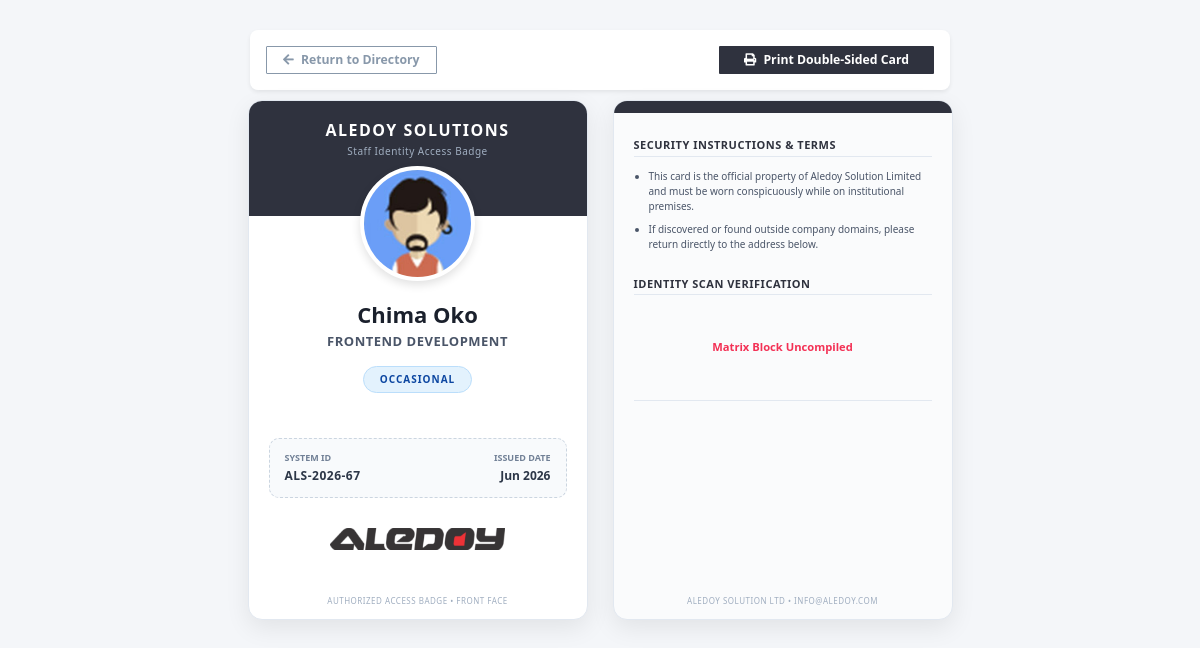
The page /acms/view_id.php?id=2 (signed in) on the database as committed earlier.
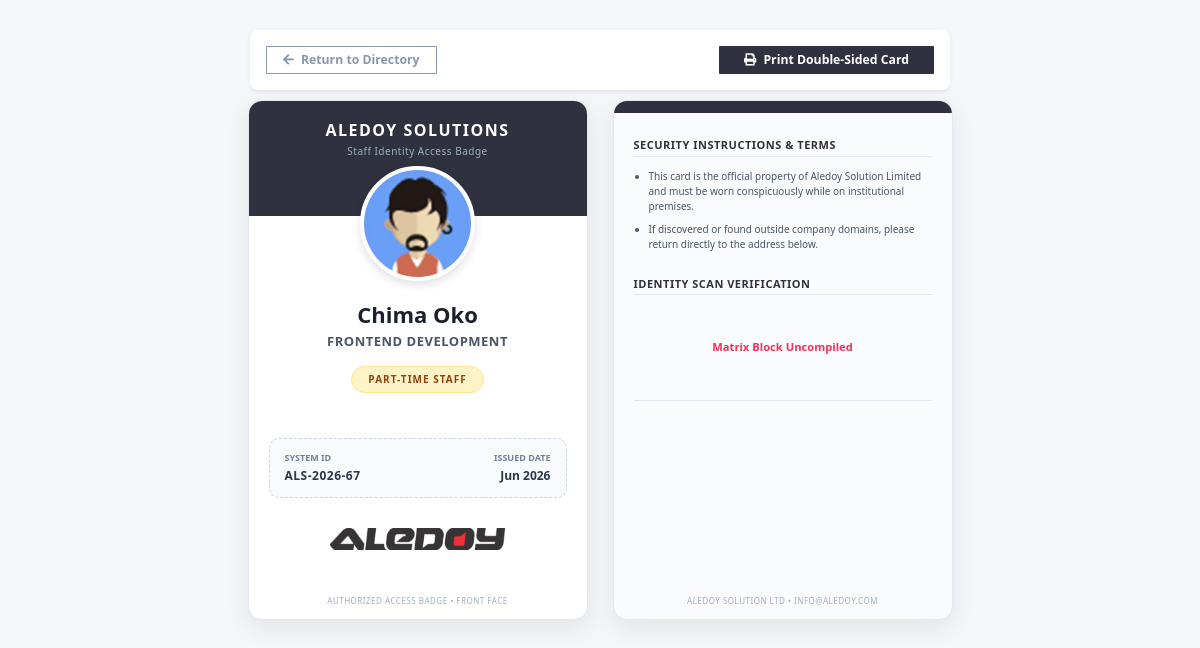
The same page on the database as committed later.
### tables this page shows
CREATE TABLE `staff` (
  `id` int(10) UNSIGNED NOT NULL,
  `staff_id` varchar(50) NOT NULL,
  `firstname` varchar(100) NOT NULL,
  `lastname` varchar(100) NOT NULL,
  `email` varchar(150) NOT NULL,
  `phone` varchar(20) NOT NULL DEFAULT 'NULL',
  `staff_type` enum('main','academy','part-time') NOT NULL,
  `course` varchar(100) NOT NULL DEFAULT 'NULL',
  `date_created` datetime NOT NULL DEFAULT current_timestamp()
);

### acms/view_id.php (the view, shortened to what this page needs)
<?php
require_once __DIR__ . '/connection/connect.php';
$staff_id_pk = isset($_GET['id']) ? (int)$_GET['id'] : 0;
$query = "SELECT * FROM staff WHERE id = $staff_id_pk LIMIT 1";
$result = mysqli_query($db, $query);
$staff = mysqli_fetch_assoc($result);
$passport_photo = !empty($staff['passport_image']) && file_exists(__DIR__ . '/' . $staff['passport_image'])
    ? htmlspecialchars($staff['passport_image'])
    : 'images/users/d1.jpg';
$qr_code_img = !empty($staff['qr_code']) && file_exists(__DIR__ . '/' . $staff['qr_code'])
    ? htmlspecialchars($staff['qr_code'])
    : '';
$staff_type_clean = strtolower(trim($staff['staff_type'] ?? 'main'));
if ($staff_type_clean === 'main' || $staff_type_clean === 'admin') {
    $badge_class = 'badge-main';
    $badge_title = 'MAIN STAFF';
} else if ($staff_type_clean === 'part-time') {
    $badge_class = 'badge-part-time';
    $badge_title = 'PART-TIME STAFF';
} else {
    $badge_class = 'badge-academy';
    $badge_title = strtoupper(htmlspecialchars($staff['staff_type']));
}
?>
<!DOCTYPE html>
<html lang="en">
<head>
    <link href="css/style.min.css" rel="stylesheet">
</head>
<body>
    <div class="control-panel-wrapper no-print">
        <div class="d-flex justify-content-between align-items-center bg-white p-3 shadow-sm" style="border-radius: 8px; border: none;">
            <a href="staff_list.php" class="btn btn-outline-secondary btn-sm fw-bold px-3">
                <i class="fa fa-arrow-left me-1"></i> Return to Directory
            </a>
            <button onclick="window.print();" class="btn btn-sm text-white fw-bold px-4" style="background-color: #2F323E;">
                <i class="fa fa-print me-1"></i> Print Double-Sided Card
            </button>
        </div>
    </div>
    <div class="badge-print-container">
        <div class="id-badge-canvas">
            <div class="badge-header-band">
                <h5 class="brand-title">Aledoy Solutions</h5>
                <p class="brand-subtitle">Staff Identity Access Badge</p>
            </div>
            <div class="badge-avatar-container">
                <img src="<?php echo $passport_photo; ?>" alt="Staff Passport Pic" class="badge-avatar-frame">
            </div>
            <div class="badge-body-content">
                <h2 class="staff-fullname"><?php echo htmlspecialchars($staff['firstname'] . ' ' . $staff['lastname']); ?></h2>
                <p class="staff-role-dept"><?php echo htmlspecialchars($staff['course'] ?: 'Enterprise Infrastructure'); ?></p>
                <span class="type-pill <?php echo $badge_class; ?>"><?php echo $badge_title; ?></span>
                <div class="metadata-grid">
                    <div class="metadata-item">
                        <div class="metadata-label">System ID</div>
                        <div class="metadata-value" style="letter-spacing: 0.5px;"><?php echo htmlspecialchars($staff['staff_id']); ?></div>
                    </div>
                    <div class="metadata-item right">
                        <div class="metadata-label">Issued Date</div>
                        <div class="metadata-value">
                            <?php
                            echo (!empty($staff['date_created']) && $staff['date_created'] !== '0000-00-00 00:00:00')
                                ? date('M Y', strtotime($staff['date_created']))
                                : date('M Y');
                            ?>
                        </div>
                    </div>
                </div>
                <div class="company-logo"><img src="../acms/images/logo.png" alt="Company Logo" style="margin-top: 30px;"> </div>
            </div>
            <div class="badge-system-footer-text">
                Authorized Access Badge • Front Face
            </div>
        </div>
        <div class="id-badge-canvas" style="background-color: #fafbfc;">
            <div class="back-header-line"></div>
            <div class="back-body-content">
                <h4 class="terms-heading">Security Instructions & Terms</h4>
                <ul class="terms-list">
                    <li>This card is the official property of Aledoy Solution Limited and must be worn conspicuously while on institutional premises.</li>
                    <li>If discovered or found outside company domains, please return directly to the address below.</li>
                </ul>
                <h4 class="terms-heading">Identity Scan Verification</h4>
                <div class="badge-qr-container">
                    <?php if (!empty($qr_code_img)): ?>
                        <img src="<?php echo $qr_code_img; ?>" alt="Scan Token Matrix" class="badge-qr-matrix">
                    <?php else: ?>
                        <div class="text-danger small fw-bold py-4">Matrix Block Uncompiled</div>
                    <?php endif; ?>
                </div>
            </div>
            <div class="badge-system-footer-text">
                Aledoy Solution Ltd • info@aledoy.com
            </div>
        </div>
    </div>
</body>
</html>

### acms/view_id.php (style rules this page uses)
body { background-color: #f4f6f9; font-family: 'Segoe UI', Tahoma, Geneva, Verdana, sans-serif; }
.control-panel-wrapper { max-width: 700px; margin: 30px auto 10px auto; }
.badge-print-container { display: flex; justify-content: center; align-items: center; gap: 25px; flex-wrap: wrap; max-width: 900px; margin: 10px auto 50px auto; }
.id-badge-canvas { width: 340px; height: 520px; background: #ffffff; border-radius: 14px; overflow: hidden; position: relative; box-shadow: 0 8px 24px rgba(0, 0, 0, 0.08); border: 1px solid #e2e8f0; }
.badge-header-band { background-color: #2F323E; height: 115px; padding: 20px 15px; text-align: center; color: #ffffff; }
.badge-header-band .brand-title { font-size: 16px; font-weight: 800; letter-spacing: 1.5px; margin: 0; text-transform: uppercase; }
.badge-header-band .brand-subtitle { font-size: 10px; color: #a0aec0; margin: 3px 0 0 0; letter-spacing: 0.5px; }
.badge-avatar-container { margin-top: -50px; display: flex; justify-content: center; position: relative; z-index: 5; }
.badge-avatar-frame { width: 115px; height: 115px; border-radius: 50%; border: 4px solid #ffffff; object-fit: cover; background: #ffffff; box-shadow: 0 4px 10px rgba(0,0,0,0.12); }
.badge-body-content { padding: 20px; text-align: center; }
.staff-fullname { font-size: 22px; font-weight: 700; color: #1a202c; margin: 0 0 4px 0; text-transform: capitalize; }
.staff-role-dept { font-size: 13px; color: #4a5568; font-weight: 600; margin: 0 0 15px 0; text-transform: uppercase; letter-spacing: 0.5px; }
.type-pill { display: inline-block; padding: 5px 16px; font-size: 10px; font-weight: 700; border-radius: 50px; letter-spacing: 1px; margin-bottom: 25px; }
.badge-part-time { background-color: #fef3c7; color: #92400e; border: 1px solid #fde68a; }
.metadata-grid { display: flex; justify-content: space-between; background: #f8fafc; padding: 12px 15px; border-radius: 10px; border: 1px dashed #cbd5e0; margin-top: 20px; }
.metadata-item { text-align: left; }
.metadata-item.right { text-align: right; }
.metadata-label { font-size: 9px; color: #718096; text-transform: uppercase; font-weight: 600; margin-bottom: 2px; }
.metadata-value { font-size: 12px; font-weight: 700; color: #2d3748; }
.back-header-line { background-color: #2F323E; height: 12px; width: 100%; }
.back-body-content { padding: 25px 20px; text-align: center; }
.terms-heading { font-size: 11px; font-weight: 700; color: #2f323e; text-transform: uppercase; letter-spacing: 0.5px; margin-bottom: 12px; text-align: left; border-bottom: 1px solid #e2e8f0; padding-bottom: 4px; }
.terms-list { padding-left: 15px; text-align: left; margin-bottom: 25px; }
.terms-list li { font-size: 10px; color: #4a5568; line-height: 1.5; margin-bottom: 8px; }
.badge-qr-container { margin: 20px 0; display: flex; justify-content: center; border-bottom: 1px solid #e2e8f0; padding-bottom: 20px; }
.badge-system-footer-text { font-size: 8px; color: #a0aec0; text-align: center; position: absolute; bottom: 12px; left: 0; right: 0; letter-spacing: 0.5px; text-transform: uppercase; }
.badge-academy { background-color: #e3f2fd; color: #0d47a1; border: 1px solid #bbdefb; }

Rows that differ between the two databases and show on the page:
changed staff "Chima Oko": staff_type "OCCASIONAL" → "PART-TIME STAFF"
